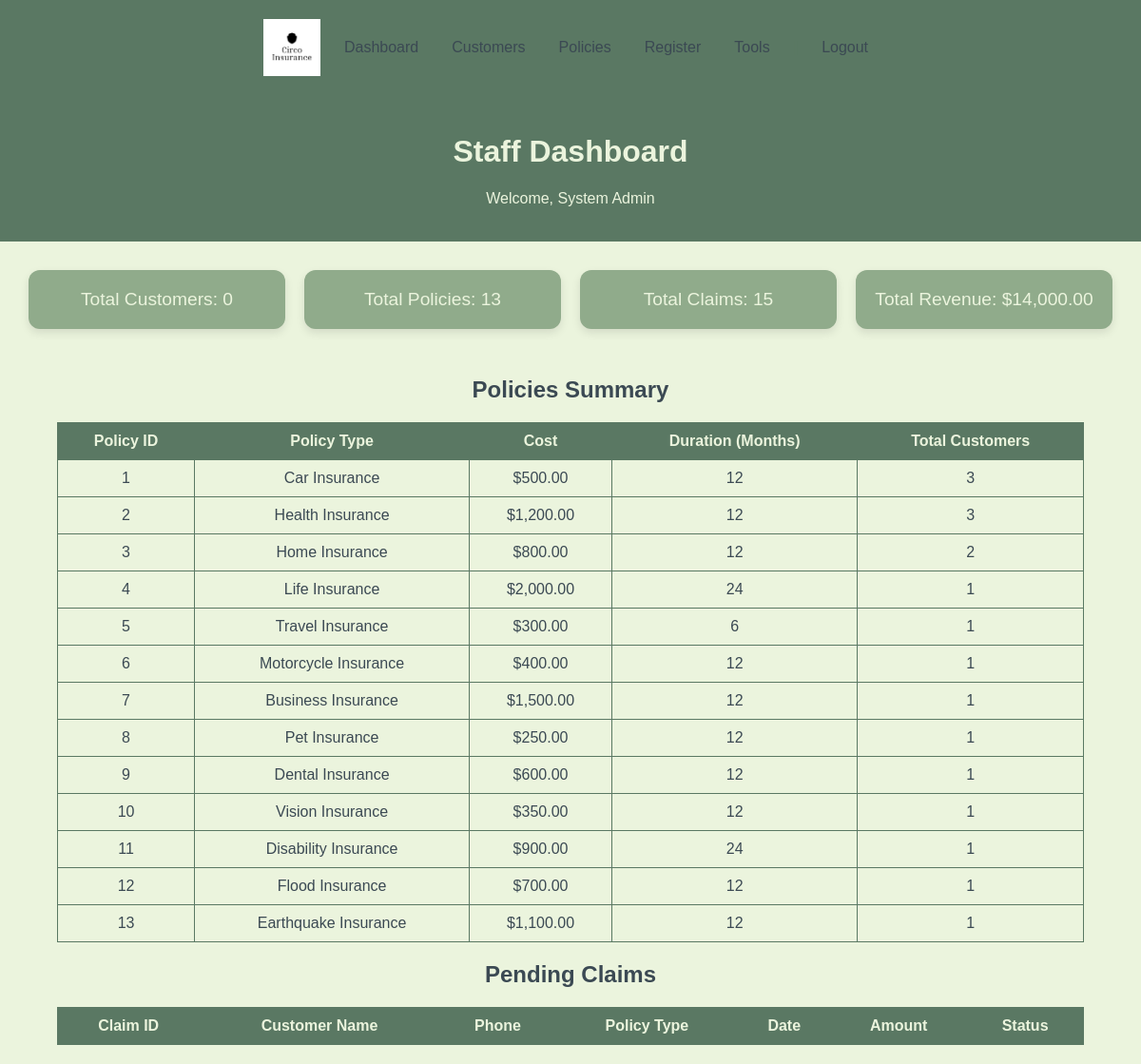
Page /WEBAPP/dashboard.php (signed in) on the committed database.
### tables this page shows
CREATE TABLE IF NOT EXISTS `Policy` (
		  `policy_id` INT NOT NULL AUTO_INCREMENT,
		  `policy_type` VARCHAR(50) NOT NULL,
		  `policy_cost` DECIMAL(10,2) NOT NULL,
		  `policy_durationMonths` INT NOT NULL,
		PRIMARY KEY (`policy_id`));

### WEBAPP/dashboard.php (the view, shortened to what this page needs)
<?php
require_once "./config/database.php";
include("./includes/header.php");
$total_customers = $conn->query("SELECT COUNT(*) as count FROM Customer")->fetch_assoc()['count'] ?? 0;
$total_policies  = $conn->query("SELECT COUNT(*) as count FROM Policy")->fetch_assoc()['count'] ?? 0;
$total_claims    = $conn->query("SELECT COUNT(*) as count FROM Claim")->fetch_assoc()['count'] ?? 0;
$total_revenue   = $conn->query("SELECT SUM(payment_amount) as total FROM Payment")->fetch_assoc()['total'] ?? 0;
$policy_summary = [];
if ($stmt = $conn->prepare("CALL sp_GetPoliciesByType('')")) {
    $stmt->execute();
    $res = $stmt->get_result();
    while ($row = $res->fetch_assoc()) {
        $policy_summary[] = $row;
    }
}
?>
<!DOCTYPE html>
<html lang="en">
<head>
</head>
<body>
<header>
    <h1>Staff Dashboard</h1>
    <p>Welcome, <?php echo $_SESSION['staff_name']; ?></p>
</header>
<div class="dashboard-cards">
    <div class="card">Total Customers: <?php echo $total_customers; ?></div>
    <div class="card">Total Policies: <?php echo $total_policies; ?></div>
    <div class="card">Total Claims: <?php echo $total_claims; ?></div>
    <div class="card">Total Revenue: $<?php echo number_format($total_revenue, 2); ?></div>
</div>
<h2 style="text-align:center;">Policies Summary</h2>
<table>
    <tr>
        <th>Policy ID</th>
        <th>Policy Type</th>
        <th>Cost</th>
        <th>Duration (Months)</th>
        <th>Total Customers</th>
    </tr>
    <?php foreach($policy_summary as $p): ?>
    <tr>
        <td><?php echo $p['policy_id']; ?></td>
        <td><?php echo $p['policy_type']; ?></td>
        <td>$<?php echo number_format($p['policy_cost'], 2); ?></td>
        <td><?php echo $p['policy_durationMonths']; ?></td>
        <td><?php echo $p['total_customers']; ?></td>
    </tr>
    <?php endforeach; ?>
</table>
<h2 style="text-align:center;">Pending Claims</h2>
<table>
    <tr>
        <th>Claim ID</th>
        <th>Customer Name</th>
        <th>Phone</th>
        <th>Policy Type</th>
        <th>Date</th>
        <th>Amount</th>
        <th>Status</th>
    </tr>
</table>
</body>
</html>

### WEBAPP/includes/header.php (shortened to what this page needs)
<!DOCTYPE html>
<html lang="en">
<head>
</head>
<body>
<header>
    <ul>
        <li><img src="../assets/images/logo.png" width="60" height="60" alt="Logo"></li>
        <li><a href="../dashboard.php">Dashboard</a></li>
        <li><a href="../customers.php">Customers</a></li>
        <li><a href="../policies.php">Policies</a></li>
        <li><a href="../register.php">Register</a></li>
        <li><a href="../tools.php">Tools</a></li>
        <li class="separator">|</li>
        <li><a href="../logout.php">Logout</a></li>
    </ul>
</header>

### WEBAPP/includes/header.php (style rules this page uses)
body { background-color: #EBF4DD; color: #3B4953; font-family: Arial, sans-serif; margin: 0; padding: 0; }
header { text-align: center; padding: 15px 0; border-bottom: 0px solid rgba(90, 120, 99, 0.15); }
header ul { list-style: none; display: flex; align-items: center; justify-content: center; gap: 15px; padding: 0; margin: 0; }
header li { display: flex; align-items: center; }
header a { text-decoration: none; color: #3B4953; padding: 5px 10px; transition: color 0.3s, background-color 0.3s; border-radius: 5px; }
header img { display: block; }
header .separator { color: #5A7863; font-weight: bold; }

### WEBAPP/dashboard.php (style rules this page uses)
body { font-family: Arial, sans-serif; background: #EBF4DD; color: #3B4953; margin: 0; padding: 0; }
header { background: #5A7863; color: #EBF4DD; padding: 20px; text-align: center; }
.dashboard-cards { display: grid; grid-template-columns: repeat(auto-fit, minmax(220px, 1fr)); gap: 20px; padding: 30px; }
.card { background: #90AB8B; color: #EBF4DD; padding: 20px; border-radius: 12px; text-align: center; font-size: 1.2rem; box-shadow: 0 4px 10px rgba(0,0,0,0.1); transition: transform 0.2s; }
table { width: 90%; margin: 20px auto; border-collapse: collapse; background: #EBF4DD; }
th, td { border: 1px solid #5A7863; padding: 10px; text-align: center; }
th { background: #5A7863; color: #EBF4DD; }

### rows in the picture
policy: policy_id "1", policy_type "Car Insurance", policy_cost "500.00", policy_durationMonths "12", total_customers "3"
policy: policy_id "2", policy_type "Health Insurance", policy_cost "1,200.00", policy_durationMonths "12", total_customers "3"
policy: policy_id "3", policy_type "Home Insurance", policy_cost "800.00", policy_durationMonths "12", total_customers "2"
policy: policy_id "4", policy_type "Life Insurance", policy_cost "2,000.00", policy_durationMonths "24", total_customers "1"
policy: policy_id "5", policy_type "Travel Insurance", policy_cost "300.00", policy_durationMonths "6", total_customers "1"
policy: policy_id "6", policy_type "Motorcycle Insurance", policy_cost "400.00", policy_durationMonths "12", total_customers "1"
policy: policy_id "7", policy_type "Business Insurance", policy_cost "1,500.00", policy_durationMonths "12", total_customers "1"
policy: policy_id "8", policy_type "Pet Insurance", policy_cost "250.00", policy_durationMonths "12", total_customers "1"
policy: policy_id "9", policy_type "Dental Insurance", policy_cost "600.00", policy_durationMonths "12", total_customers "1"
policy: policy_id "10", policy_type "Vision Insurance", policy_cost "350.00", policy_durationMonths "12", total_customers "1"
policy: policy_id "11", policy_type "Disability Insurance", policy_cost "900.00", policy_durationMonths "24", total_customers "1"
policy: policy_id "12", policy_type "Flood Insurance", policy_cost "700.00", policy_durationMonths "12", total_customers "1"
policy: policy_id "13", policy_type "Earthquake Insurance", policy_cost "1,100.00", policy_durationMonths "12", total_customers "1"

### other values in the picture
$_SESSION['staff_name'] "System Admin"
$total_customers "0"
$total_policies "13"
$total_claims "15"
$total_revenue "14,000.00"
